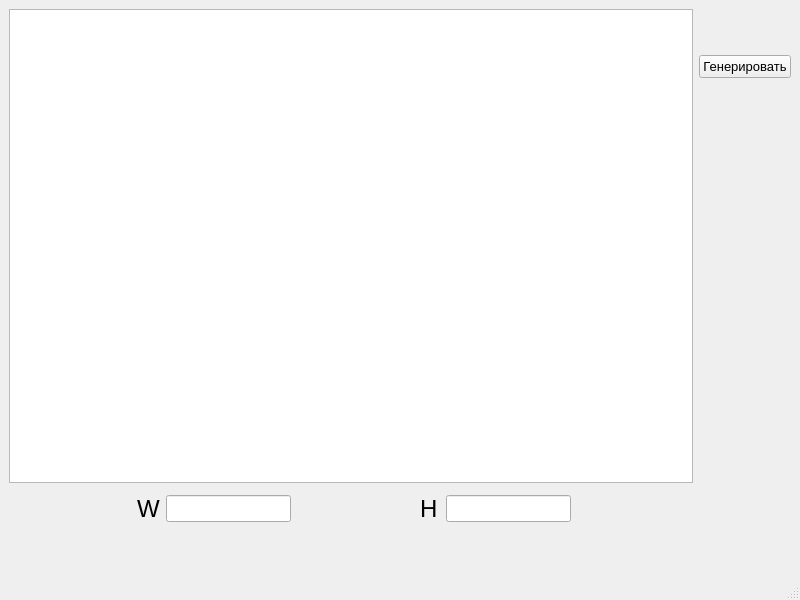
<?xml version="1.0" encoding="UTF-8"?>
<ui version="4.0">
 <class>pathfinder</class>
 <widget class="QMainWindow" name="pathfinder">
  <property name="geometry">
   <rect>
    <x>0</x>
    <y>0</y>
    <width>800</width>
    <height>600</height>
   </rect>
  </property>
  <property name="windowTitle">
   <string>Поиск в ширину</string>
  </property>
  <widget class="QWidget" name="centralwidget">
   <layout class="QGridLayout" name="gridLayout">
    <item row="1" column="8">
     <widget class="QPushButton" name="pushButton">
      <property name="font">
       <font>
        <pointsize>10</pointsize>
       </font>
      </property>
      <property name="text">
       <string>Генерировать</string>
      </property>
     </widget>
    </item>
    <item row="4" column="6">
     <widget class="QLineEdit" name="le_height">
      <property name="maximumSize">
       <size>
        <width>125</width>
        <height>16777215</height>
       </size>
      </property>
      <property name="font">
       <font>
        <pointsize>12</pointsize>
       </font>
      </property>
      <property name="alignment">
       <set>Qt::AlignCenter</set>
      </property>
     </widget>
    </item>
    <item row="3" column="8" rowspan="3">
     <spacer name="verticalSpacer_2">
      <property name="orientation">
       <enum>Qt::Vertical</enum>
      </property>
      <property name="sizeHint" stdset="0">
       <size>
        <width>20</width>
        <height>40</height>
       </size>
      </property>
     </spacer>
    </item>
    <item row="4" column="5">
     <widget class="QLabel" name="label_2">
      <property name="font">
       <font>
        <pointsize>18</pointsize>
        <weight>50</weight>
        <bold>false</bold>
       </font>
      </property>
      <property name="text">
       <string>H</string>
      </property>
     </widget>
    </item>
    <item row="4" column="1">
     <spacer name="horizontalSpacer">
      <property name="orientation">
       <enum>Qt::Horizontal</enum>
      </property>
      <property name="sizeHint" stdset="0">
       <size>
        <width>40</width>
        <height>20</height>
       </size>
      </property>
     </spacer>
    </item>
    <item row="4" column="4">
     <spacer name="horizontalSpacer_3">
      <property name="orientation">
       <enum>Qt::Horizontal</enum>
      </property>
      <property name="sizeHint" stdset="0">
       <size>
        <width>40</width>
        <height>20</height>
       </size>
      </property>
     </spacer>
    </item>
    <item row="5" column="5">
     <spacer name="verticalSpacer">
      <property name="orientation">
       <enum>Qt::Vertical</enum>
      </property>
      <property name="sizeType">
       <enum>QSizePolicy::Maximum</enum>
      </property>
      <property name="sizeHint" stdset="0">
       <size>
        <width>20</width>
        <height>40</height>
       </size>
      </property>
     </spacer>
    </item>
    <item row="4" column="3">
     <widget class="QLineEdit" name="le_width">
      <property name="maximumSize">
       <size>
        <width>125</width>
        <height>16777215</height>
       </size>
      </property>
      <property name="font">
       <font>
        <pointsize>12</pointsize>
       </font>
      </property>
      <property name="alignment">
       <set>Qt::AlignCenter</set>
      </property>
     </widget>
    </item>
    <item row="4" column="7">
     <spacer name="horizontalSpacer_2">
      <property name="orientation">
       <enum>Qt::Horizontal</enum>
      </property>
      <property name="sizeHint" stdset="0">
       <size>
        <width>40</width>
        <height>20</height>
       </size>
      </property>
     </spacer>
    </item>
    <item row="4" column="2">
     <widget class="QLabel" name="label">
      <property name="font">
       <font>
        <pointsize>18</pointsize>
        <weight>50</weight>
        <bold>false</bold>
       </font>
      </property>
      <property name="text">
       <string>W</string>
      </property>
     </widget>
    </item>
    <item row="2" column="8">
     <spacer name="verticalSpacer_3">
      <property name="orientation">
       <enum>Qt::Vertical</enum>
      </property>
      <property name="sizeHint" stdset="0">
       <size>
        <width>20</width>
        <height>40</height>
       </size>
      </property>
     </spacer>
    </item>
    <item row="0" column="8">
     <spacer name="verticalSpacer_4">
      <property name="orientation">
       <enum>Qt::Vertical</enum>
      </property>
      <property name="sizeType">
       <enum>QSizePolicy::Minimum</enum>
      </property>
      <property name="sizeHint" stdset="0">
       <size>
        <width>20</width>
        <height>40</height>
       </size>
      </property>
     </spacer>
    </item>
    <item row="0" column="0" rowspan="3" colspan="8">
     <widget class="QGraphicsView" name="graphicsView">
      <property name="mouseTracking">
       <bool>true</bool>
      </property>
     </widget>
    </item>
   </layout>
  </widget>
  <widget class="QMenuBar" name="menubar">
   <property name="geometry">
    <rect>
     <x>0</x>
     <y>0</y>
     <width>800</width>
     <height>21</height>
    </rect>
   </property>
  </widget>
  <widget class="QStatusBar" name="statusbar"/>
 </widget>
 <tabstops>
  <tabstop>pushButton</tabstop>
  <tabstop>le_width</tabstop>
  <tabstop>le_height</tabstop>
  <tabstop>graphicsView</tabstop>
 </tabstops>
 <resources/>
 <connections/>
</ui>
